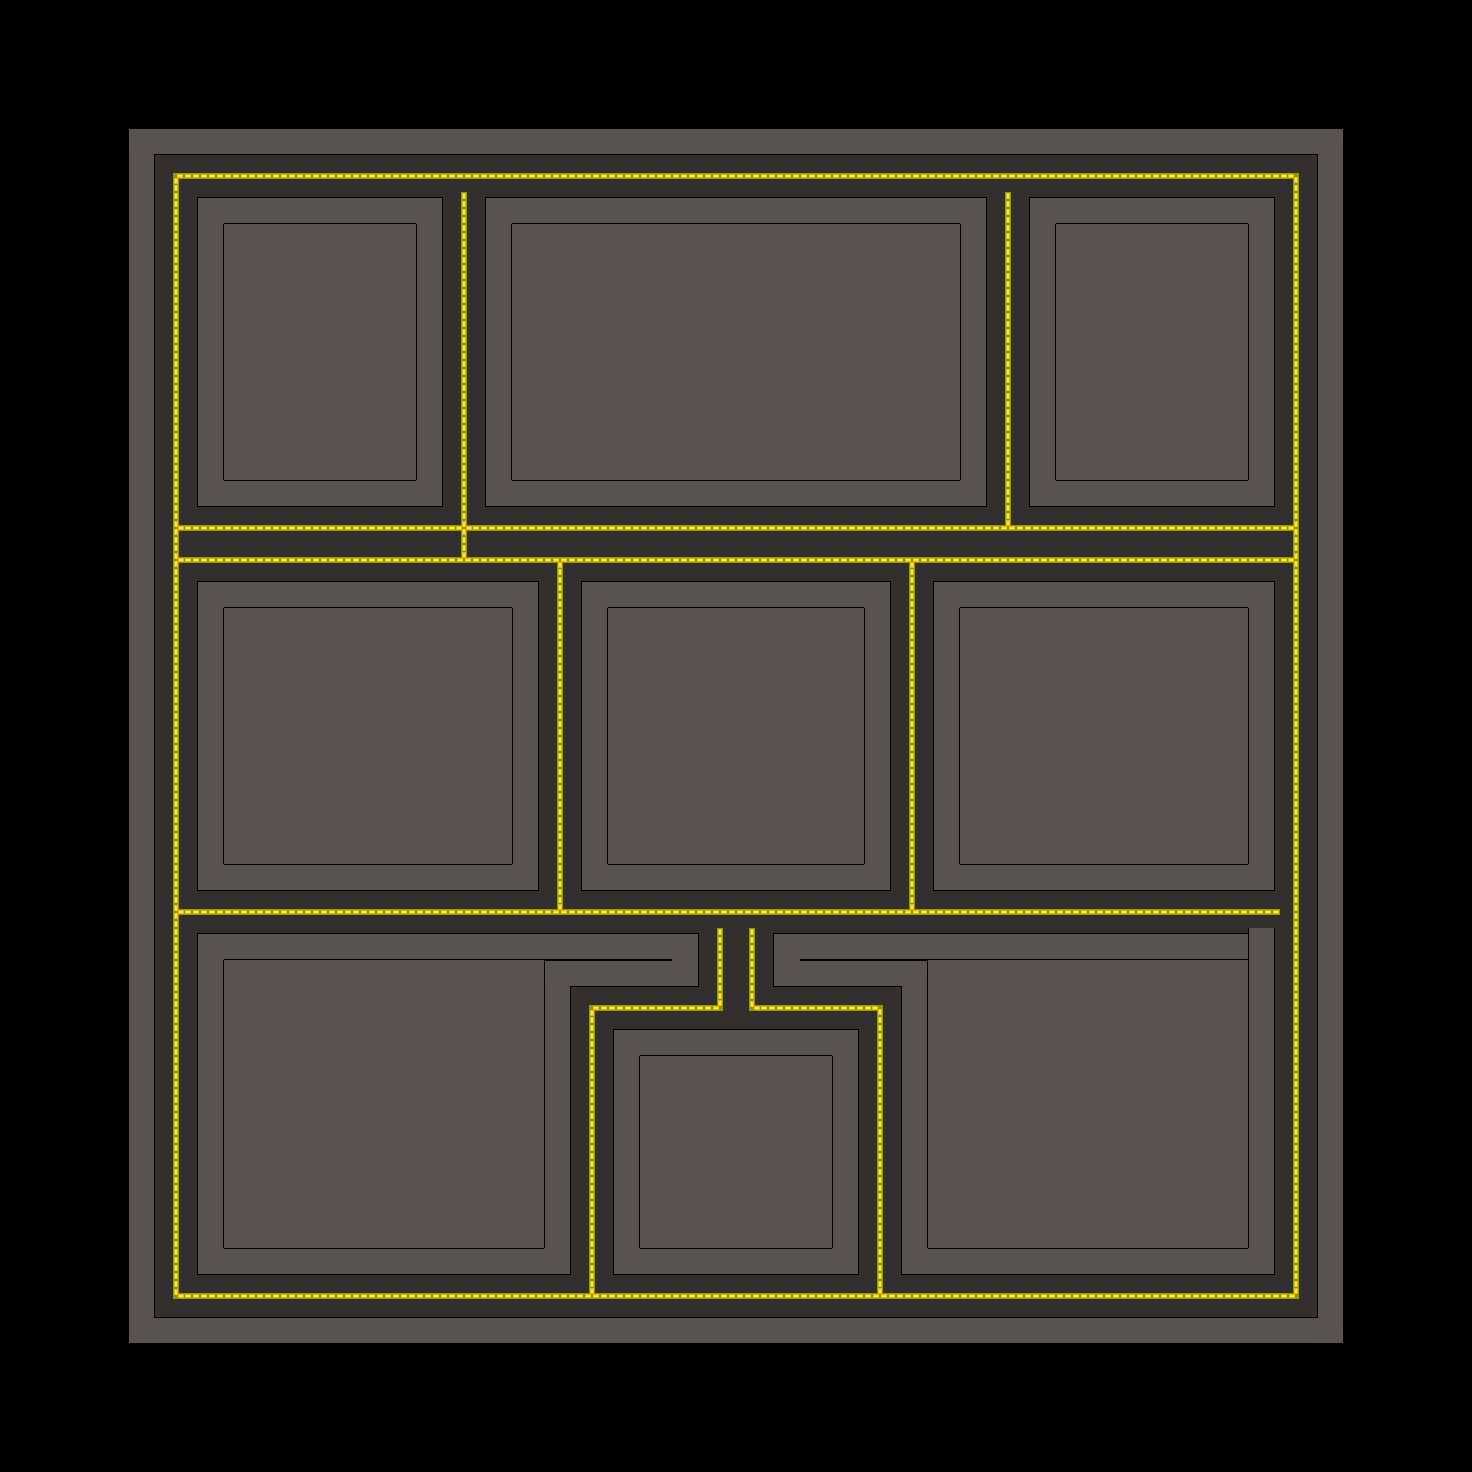

Below is a game level as drawn by its tile map, then a one-line description and the .tmx that defines it (tile-layer data replaced by summaries):
An orthogonal 46x46 tile map with 32x32 px tiles, 1 tile layer (Ground), 2 tilesets and 93 objects.

<map version="1.10" tiledversion="1.11.2" orientation="orthogonal" renderorder="right-down" width="46" height="46" tilewidth="32" tileheight="32" infinite="0" nextlayerid="10" nextobjectid="355">
 <tileset firstgid="1" source="city2.tsx" />
 <tileset firstgid="27" source="city.tsx" />
 <layer id="1" name="Ground" width="46" height="46">
  <data>[2116 cells, 1444 non-empty, 24 distinct tile ids]</data>
 </layer>
 <objectgroup id="3" name="Objects">
  <object id="16" gid="11" x="0" y="257" width="128" height="128" />
  <object id="21" gid="8" x="0" y="513" width="128" height="128" />
  <object id="22" gid="8" x="0" y="769" width="128" height="128" />
  <object id="23" gid="11" x="0" y="641" width="128" height="128" />
  <object id="25" gid="11" x="0" y="896.5" width="128" height="128" />
  <object id="27" gid="8" x="0" y="1152.5" width="128" height="128" />
  <object id="29" gid="11" x="0" y="1280.5" width="128" height="128" />
  <object id="32" gid="12" x="129.667" y="1472.33" width="128" height="128" />
  <object id="36" gid="17" x="1.33333" y="1470" width="128" height="128" />
  <object id="39" gid="14" x="257" y="1472" width="128" height="128" />
  <object id="40" gid="13" x="385" y="1472.5" width="128" height="128" />
  <object id="41" gid="12" x="512.5" y="1474" width="128" height="128" />
  <object id="42" gid="12" x="640.5" y="1473.5" width="128" height="128" />
  <object id="43" gid="14" x="769.5" y="1473.5" width="128" height="128" />
  <object id="44" gid="13" x="897.5" y="1472.5" width="128" height="128" />
  <object id="45" gid="14" x="1026" y="1473.5" width="128" height="128" />
  <object id="46" gid="12" x="1153" y="1472" width="128" height="128" />
  <object id="47" gid="22" x="1342.83" y="1473" width="128" height="128" />
  <object id="50" gid="10" x="1344" y="1347.5" width="128" height="128" />
  <object id="51" gid="6" x="1343.5" y="1221" width="128" height="128" />
  <object id="52" gid="4" x="1344" y="1093" width="128" height="128" />
  <object id="56" gid="10" x="1344" y="965.5" width="128" height="128" />
  <object id="57" gid="4" x="1343.5" y="835" width="128" height="128" />
  <object id="58" gid="6" x="1345" y="704" width="128" height="128" />
  <object id="59" gid="10" x="1343.5" y="574" width="128" height="128" />
  <object id="60" gid="10" x="1343.5" y="446" width="128" height="128" />
  <object id="62" gid="4" x="1343.5" y="319" width="128" height="128" />
  <object id="65" gid="3" x="1219" y="127" width="128" height="128" />
  <object id="66" gid="15" x="1090.5" y="128" width="128" height="128" />
  <object id="67" gid="5" x="963.5" y="128" width="128" height="128" />
  <object id="68" gid="3" x="835.5" y="128" width="128" height="128" />
  <object id="69" gid="15" x="706" y="128" width="128" height="128" />
  <object id="70" gid="15" x="578.5" y="128.5" width="128" height="128" />
  <object id="71" gid="5" x="124.5" y="126" width="128" height="128" />
  <object id="72" gid="3" x="256.5" y="129" width="128" height="128" />
  <object id="73" gid="15" x="385" y="129" width="128" height="128" />
  <object id="74" gid="1" x="513.5" y="127.5" width="64" height="64" />
  <object id="75" gid="9" x="513.5" y="64" width="64" height="64" />
  <object id="78" gid="22" x="1280.33" y="1472.33" width="128" height="128" />
  <object id="79" gid="16" x="-1" y="1023.33" width="128" height="128" />
  <object id="80" gid="16" x="0.333333" y="384" width="128" height="128" />
  <object id="81" gid="22" x="-1" y="129.333" width="128" height="128" />
  <object id="82" gid="22" x="0" y="1407" width="128" height="128" />
  <object id="84" gid="22" x="1343.67" y="192" width="128" height="128" />
  <object id="85" gid="22" x="1345" y="127" width="128" height="128" />
  <object id="92" gid="22" x="1.5" y="1470.5" width="128" height="128" />
  <object id="224" gid="15" x="510.5" y="480.5" width="128" height="128" />
  <object id="228" gid="3" x="638.5" y="480" width="128" height="128" />
  <object id="229" gid="5" x="766" y="480.5" width="128" height="128" />
  <object id="231" gid="5" x="221" y="480" width="128" height="128" />
  <object id="240" gid="1" x="351" y="479" width="64" height="64" />
  <object id="244" gid="3" x="290.5" y="477" width="128" height="128" />
  <object id="247" gid="15" x="222" y="349.5" width="128" height="128" />
  <object id="250" gid="15" x="296.5" y="349.5" width="128" height="128" />
  <object id="258" gid="26" x="609" y="863" width="256" height="256" />
  <object id="259" gid="3" x="224" y="865.333" width="128" height="128" />
  <object id="262" gid="15" x="352" y="865" width="128" height="128" />
  <object id="263" gid="15" x="382" y="865.333" width="128" height="128" />
  <object id="280" gid="3" x="225.333" y="735.333" width="128" height="128" />
  <object id="295" gid="5" x="351.667" y="737" width="128" height="128" />
  <object id="296" gid="5" x="380.667" y="735.333" width="128" height="128" />
  <object id="300" gid="15" x="1120" y="479" width="128" height="128" />
  <object id="301" gid="1" x="1056" y="480.25" width="64" height="64" />
  <object id="302" gid="3" x="1057.25" y="478.75" width="128" height="128" />
  <object id="303" gid="5" x="1056.5" y="416" width="128" height="128" />
  <object id="308" gid="5" x="1119.67" y="416.333" width="128" height="128" />
  <object id="309" gid="3" x="1121.67" y="324.333" width="128" height="128" />
  <object id="311" gid="3" x="224" y="1246.67" width="128" height="128" />
  <object id="312" gid="15" x="351.333" y="1248" width="128" height="128" />
  <object id="313" gid="1" x="481.333" y="1249.33" width="64" height="64" />
  <object id="314" gid="5" x="416" y="1247.33" width="128" height="128" />
  <object id="316" gid="5" x="225" y="1120" width="128" height="128" />
  <object id="318" gid="3" x="350.667" y="1149.33" width="128" height="128" />
  <object id="326" gid="3" x="417" y="1151.67" width="128" height="128" />
  <object id="327" gid="5" x="417" y="1087.33" width="128" height="128" />
  <object id="328" gid="5" x="991.333" y="1251.33" width="128" height="128" />
  <object id="329" gid="5" x="638.667" y="1247.67" width="128" height="128" />
  <object id="330" gid="1" x="768.667" y="1248" width="64" height="64" />
  <object id="331" gid="3" x="638.667" y="1183" width="128" height="128" />
  <object id="332" gid="15" x="706.667" y="1218.33" width="128" height="128" />
  <object id="334" gid="15" x="960.5" y="1089" width="128" height="128" />
  <object id="335" gid="3" x="1089" y="1088" width="128" height="128" />
  <object id="336" gid="15" x="1119.5" y="1250" width="128" height="128" />
  <object id="337" gid="3" x="1120.5" y="1088" width="128" height="128" />
  <object id="338" gid="15" x="928.5" y="1086" width="128" height="128" />
  <object id="339" gid="1" x="927" y="1251" width="64" height="64" />
  <object id="340" gid="3" x="928" y="1250.5" width="128" height="128" />
  <object id="341" gid="3" x="960.834" y="863.333" width="128" height="128" />
  <object id="342" gid="15" x="1087.5" y="865.667" width="128" height="128" />
  <object id="343" gid="15" x="1119.5" y="865" width="128" height="128" />
  <object id="344" gid="15" x="959.833" y="736" width="128" height="128" />
  <object id="345" gid="5" x="1088.5" y="768" width="128" height="128" />
  <object id="346" gid="5" x="1118.5" y="767.333" width="128" height="128" />
 </objectgroup>
</map>